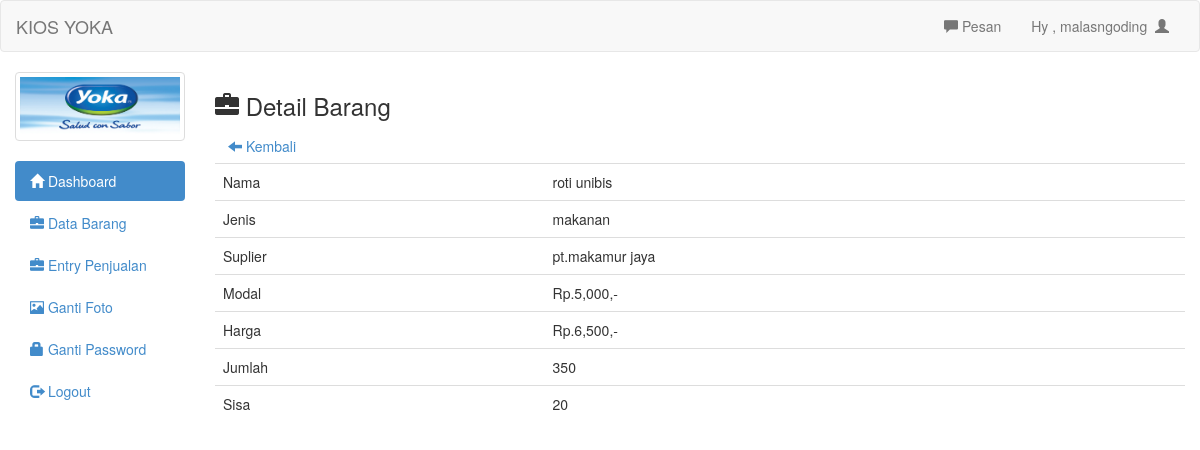
The page /admin/det_barang.php?id=14 (signed in) on the database its author committed.
### tables this page shows
CREATE TABLE IF NOT EXISTS `barang` (
  `id` int(11) NOT NULL AUTO_INCREMENT,
  `nama` text NOT NULL,
  `jenis` text NOT NULL,
  `suplier` text NOT NULL,
  `modal` int(11) NOT NULL,
  `harga` int(11) NOT NULL,
  `jumlah` int(11) NOT NULL,
  `sisa` int(11) NOT NULL,
  PRIMARY KEY (`id`)
);

### www/admin/det_barang.php (the view)
<?php
include 'header.php';
?>
<h3><span class="glyphicon glyphicon-briefcase"></span>  Detail Barang</h3>
<a class="btn" href="barang.php"><span class="glyphicon glyphicon-arrow-left"></span>  Kembali</a>
<?php
$id_brg=mysql_real_escape_string($_GET['id']);
$det=mysql_query("select * from barang where id='$id_brg'")or die(mysql_error());
while($d=mysql_fetch_array($det)){
	?>
	<table class="table">
		<tr>
			<td>Nama</td>
			<td><?php echo $d['nama'] ?></td>
		</tr>
		<tr>
			<td>Jenis</td>
			<td><?php echo $d['jenis'] ?></td>
		</tr>
		<tr>
			<td>Suplier</td>
			<td><?php echo $d['suplier'] ?></td>
		</tr>
		<tr>
			<td>Modal</td>
			<td>Rp.<?php echo number_format($d['modal']); ?>,-</td>
		</tr>
		<tr>
			<td>Harga</td>
			<td>Rp.<?php echo number_format($d['harga']) ?>,-</td>
		</tr>
		<tr>
			<td>Jumlah</td>
			<td><?php echo $d['jumlah'] ?></td>
		</tr>
		<tr>
			<td>Sisa</td>
			<td><?php echo $d['sisa'] ?></td>
		</tr>
	</table>
	<?php
}
?>
<?php include 'footer.php'; ?>

### www/admin/header.php (shortened to what this page needs)
<!DOCTYPE html>
<html>
<head>
	<link rel="stylesheet" type="text/css" href="../assets/css/bootstrap.css">
	<link rel="stylesheet" type="text/css" href="../assets/js/jquery-ui/jquery-ui.css">
</head>
<body>
	<div class="navbar navbar-default">
		<div class="container-fluid">
			<div class="navbar-header">
				<a href="" class="navbar-brand">KIOS YOKA</a>
			</div>
			<div class="collapse navbar-collapse">
				<ul class="nav navbar-nav navbar-right">
					<li><a id="pesan_sedia" href="#" data-toggle="modal" data-target="#modalpesan"><span class='glyphicon glyphicon-comment'></span>  Pesan</a></li>
					<li><a class="dropdown-toggle" data-toggle="dropdown" role="button" href="#">Hy , <?php echo $_SESSION['uname']  ?>&nbsp&nbsp<span class="glyphicon glyphicon-user"></span></a></li>
				</ul>
			</div>
		</div>
	</div
	<div class="col-md-2">
		<div class="row">
			<?php
			$use=$_SESSION['uname'];
			$fo=mysql_query("select foto from admin where uname='$use'");
			while($f=mysql_fetch_array($fo)){
				?>
				<div class="col-xs-6 col-md-12">
					<a class="thumbnail">
						<img class="img-responsive" src="foto/<?php echo $f['foto']; ?>">
					</a>
				</div>
				<?php
			}
			?>
		</div>
		<ul class="nav nav-pills nav-stacked">
			<li class="active"><a href="index.php"><span class="glyphicon glyphicon-home"></span>  Dashboard</a></li>
			<li><a href="barang.php"><span class="glyphicon glyphicon-briefcase"></span>  Data Barang</a></li>
			<li><a href="barang_laku.php"><span class="glyphicon glyphicon-briefcase"></span>  Entry Penjualan</a></li>
			<li><a href="ganti_foto.php"><span class="glyphicon glyphicon-picture"></span>  Ganti Foto</a></li>
			<li><a href="ganti_pass.php"><span class="glyphicon glyphicon-lock"></span> Ganti Password</a></li>
			<li><a href="logout.php"><span class="glyphicon glyphicon-log-out"></span>  Logout</a></li>
		</ul>
	</div>
	<div class="col-md-10">

### rows shown on the page
barang: nama "roti unibis", jenis "makanan", suplier "pt.makamur jaya", modal "5,000", harga "6,500", jumlah "350", sisa "20"

### other values the page prints
$_SESSION['uname'] "malasngoding"
